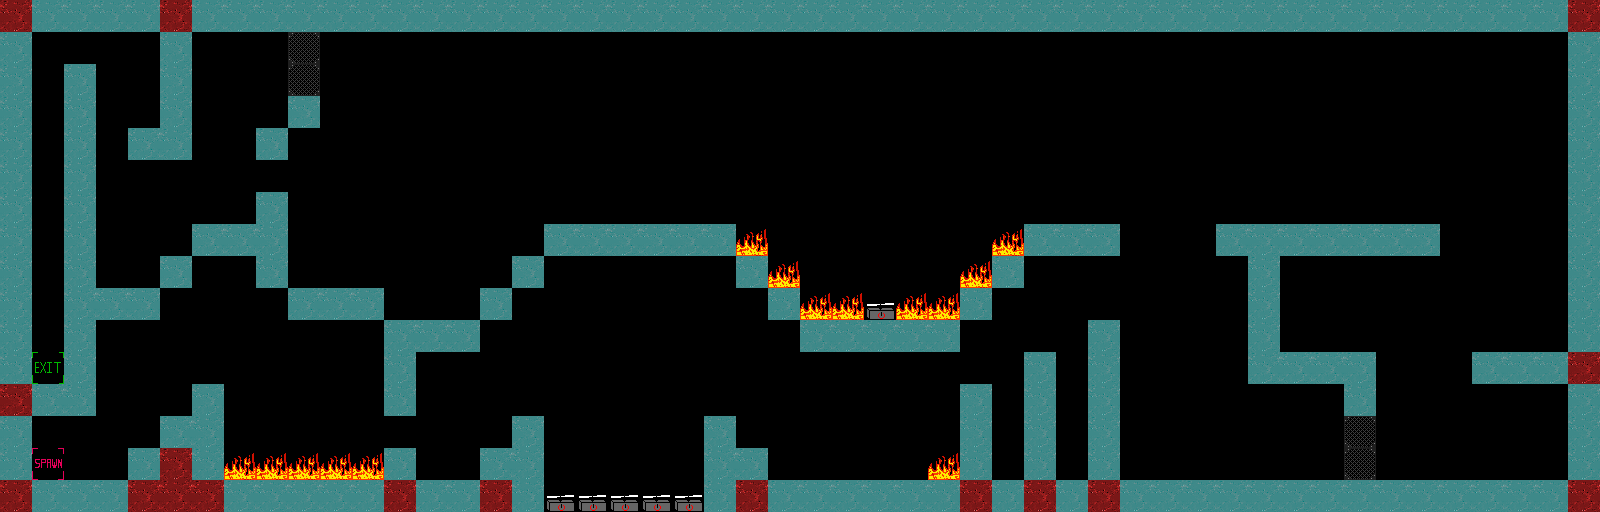

Tiled map render using the project's own tile images. Description and the map definition, with tile-layer contents summarised, below:
An orthogonal 50x16 tile map with 32x32 px tiles, 4 tile layers (entities, background, foreground, collision), 4 tilesets.

<map version="1.0" tiledversion="1.0.1" orientation="orthogonal" renderorder="right-down" width="50" height="16" tilewidth="32" tileheight="32" nextobjectid="1">
 <tileset firstgid="1" name="foreground" tilewidth="32" tileheight="32" tilecount="256" columns="16">
  <image source="../gfx/tilesets/foreground.png" width="512" height="512" />
 </tileset>
 <tileset firstgid="257" name="entities" tilewidth="32" tileheight="32" tilecount="256" columns="16">
  <image source="../gfx/tilesets/entities.png" width="512" height="512" />
 </tileset>
 <tileset firstgid="513" name="collision" tilewidth="32" tileheight="32" tilecount="256" columns="16">
  <image source="../gfx/tilesets/collision.png" width="512" height="512" />
 </tileset>
 <tileset firstgid="769" name="background" tilewidth="32" tileheight="32" tilecount="256" columns="16">
  <image source="../gfx/tilesets/background.png" width="512" height="512" />
 </tileset>
 <layer name="entities" width="50" height="16">
  <data>[800 cells, 26 non-empty, 5 distinct tile ids]</data>
 </layer>
 <layer name="background" width="50" height="16">
  <data>[800 cells, 0 non-empty, 0 distinct tile ids]</data>
 </layer>
 <layer name="foreground" width="50" height="16">
  <data>[800 cells, 221 non-empty, 1 distinct tile ids]</data>
 </layer>
 <layer name="collision" width="50" height="16">
  <data>[800 cells, 205 non-empty, 2 distinct tile ids]</data>
 </layer>
</map>
